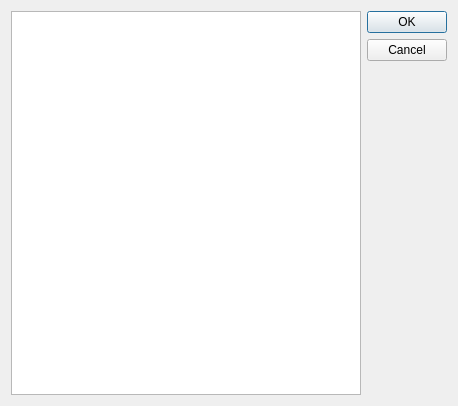
<?xml version="1.0" encoding="UTF-8"?>
<ui version="4.0">
 <class>synonym_edit_dialog</class>
 <widget class="QDialog" name="synonym_edit_dialog">
  <property name="geometry">
   <rect>
    <x>0</x>
    <y>0</y>
    <width>458</width>
    <height>406</height>
   </rect>
  </property>
  <property name="windowTitle">
   <string>Edit Synonym</string>
  </property>
  <layout class="QHBoxLayout" name="horizontalLayout">
   <item>
    <widget class="QPlainTextEdit" name="synonym_text_edit">
     <property name="plainText">
      <string notr="true"/>
     </property>
    </widget>
   </item>
   <item>
    <widget class="QDialogButtonBox" name="buttonBox">
     <property name="orientation">
      <enum>Qt::Vertical</enum>
     </property>
     <property name="standardButtons">
      <set>QDialogButtonBox::Cancel|QDialogButtonBox::Ok</set>
     </property>
     <property name="centerButtons">
      <bool>false</bool>
     </property>
    </widget>
   </item>
  </layout>
 </widget>
 <resources/>
 <connections>
  <connection>
   <sender>buttonBox</sender>
   <signal>rejected()</signal>
   <receiver>synonym_edit_dialog</receiver>
   <slot>reject()</slot>
   <hints>
    <hint type="sourcelabel">
     <x>316</x>
     <y>260</y>
    </hint>
    <hint type="destinationlabel">
     <x>286</x>
     <y>274</y>
    </hint>
   </hints>
  </connection>
  <connection>
   <sender>buttonBox</sender>
   <signal>accepted()</signal>
   <receiver>synonym_edit_dialog</receiver>
   <slot>accept()</slot>
   <hints>
    <hint type="sourcelabel">
     <x>248</x>
     <y>254</y>
    </hint>
    <hint type="destinationlabel">
     <x>157</x>
     <y>274</y>
    </hint>
   </hints>
  </connection>
 </connections>
</ui>
